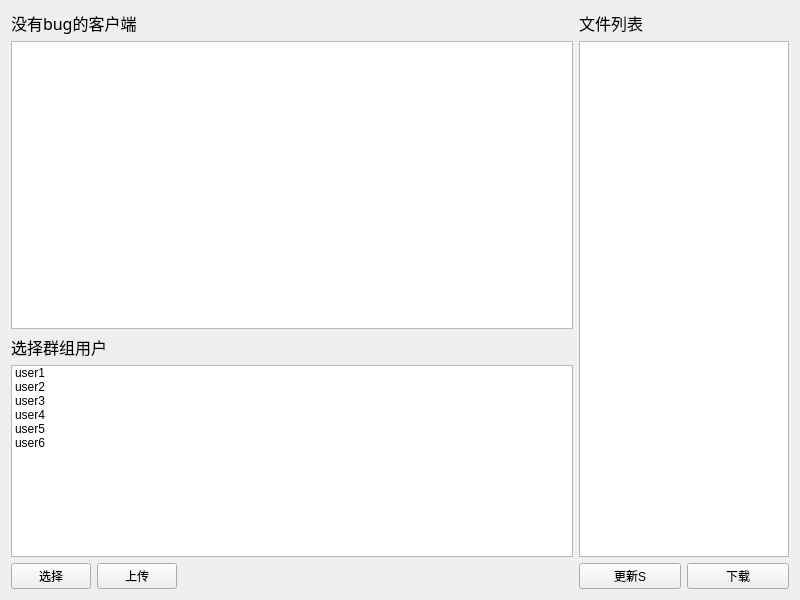
<?xml version="1.0" encoding="UTF-8"?>
<ui version="4.0">
 <class>Client</class>
 <widget class="QWidget" name="Client">
  <property name="geometry">
   <rect>
    <x>0</x>
    <y>0</y>
    <width>800</width>
    <height>600</height>
   </rect>
  </property>
  <property name="windowTitle">
   <string>Client</string>
  </property>
  <layout class="QGridLayout" name="gridLayout">
   <item row="0" column="0" colspan="2">
    <widget class="QLabel" name="label">
     <property name="font">
      <font>
       <family>楷体</family>
       <pointsize>12</pointsize>
      </font>
     </property>
     <property name="text">
      <string>没有bug的客户端</string>
     </property>
    </widget>
   </item>
   <item row="0" column="3">
    <widget class="QLabel" name="label_2">
     <property name="font">
      <font>
       <family>楷体</family>
       <pointsize>12</pointsize>
      </font>
     </property>
     <property name="text">
      <string>文件列表</string>
     </property>
    </widget>
   </item>
   <item row="1" column="0" colspan="3">
    <widget class="QTextEdit" name="textEdit"/>
   </item>
   <item row="2" column="0" colspan="2">
    <widget class="QLabel" name="label_3">
     <property name="font">
      <font>
       <family>楷体</family>
       <pointsize>12</pointsize>
      </font>
     </property>
     <property name="text">
      <string>选择群组用户</string>
     </property>
    </widget>
   </item>
   <item row="3" column="0" rowspan="2" colspan="3">
    <widget class="QListWidget" name="listWidget">
     <property name="editTriggers">
      <set>QAbstractItemView::DoubleClicked|QAbstractItemView::EditKeyPressed|QAbstractItemView::SelectedClicked</set>
     </property>
     <property name="selectionMode">
      <enum>QAbstractItemView::ExtendedSelection</enum>
     </property>
     <item>
      <property name="text">
       <string>user1</string>
      </property>
     </item>
     <item>
      <property name="text">
       <string>user2</string>
      </property>
     </item>
     <item>
      <property name="text">
       <string>user3</string>
      </property>
     </item>
     <item>
      <property name="text">
       <string>user4</string>
      </property>
     </item>
     <item>
      <property name="text">
       <string>user5</string>
      </property>
     </item>
     <item>
      <property name="text">
       <string>user6</string>
      </property>
     </item>
    </widget>
   </item>
   <item row="5" column="0">
    <widget class="QPushButton" name="pushButtonSelect">
     <property name="text">
      <string>选择</string>
     </property>
    </widget>
   </item>
   <item row="5" column="1">
    <widget class="QPushButton" name="pushButtonUpload">
     <property name="text">
      <string>上传</string>
     </property>
    </widget>
   </item>
   <item row="5" column="2">
    <spacer name="horizontalSpacer">
     <property name="orientation">
      <enum>Qt::Horizontal</enum>
     </property>
     <property name="sizeHint" stdset="0">
      <size>
       <width>413</width>
       <height>20</height>
      </size>
     </property>
    </spacer>
   </item>
   <item row="5" column="3">
    <widget class="QPushButton" name="pushButtonChange">
     <property name="text">
      <string>更新S</string>
     </property>
    </widget>
   </item>
   <item row="5" column="4">
    <widget class="QPushButton" name="pushButtonDownload">
     <property name="text">
      <string>下载</string>
     </property>
    </widget>
   </item>
   <item row="1" column="3" rowspan="4" colspan="2">
    <widget class="QTableView" name="tableView">
     <property name="editTriggers">
      <set>QAbstractItemView::AnyKeyPressed|QAbstractItemView::DoubleClicked|QAbstractItemView::EditKeyPressed</set>
     </property>
     <property name="selectionMode">
      <enum>QAbstractItemView::SingleSelection</enum>
     </property>
     <attribute name="horizontalHeaderStretchLastSection">
      <bool>true</bool>
     </attribute>
    </widget>
   </item>
  </layout>
 </widget>
 <resources/>
 <connections/>
</ui>
